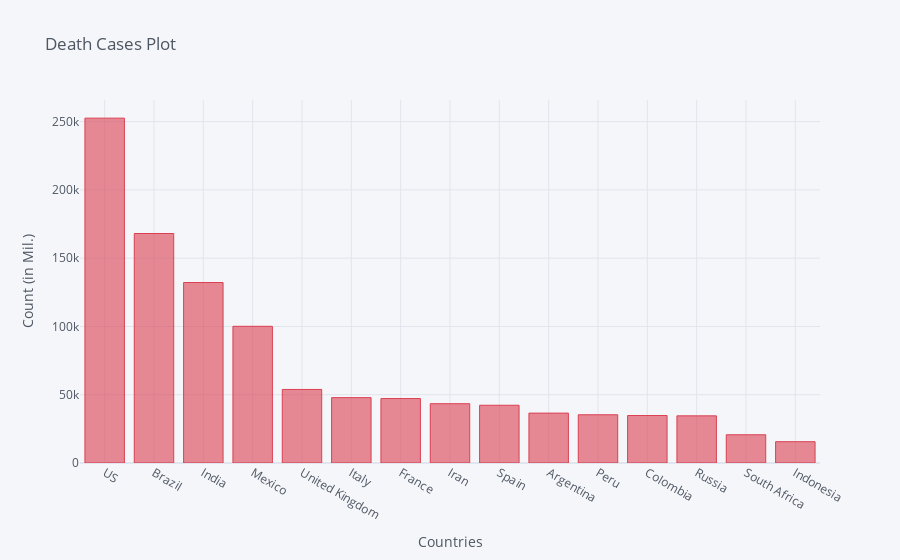

This figure's notebook cell:
### Code cell
death_df2_plot.iplot(kind='bar', x='Country/Region', y='11/19/20',color='red',
                    title='Death Cases Plot',xTitle='Countries',yTitle='Count (in Mil.)')

### Figure 1 — Plotly figure (JSON) as saved in the notebook; plotly's stock layout.template omitted (floating-point values rounded to 4 significant figures)
{"data": [{"marker": {"color": "rgba(219, 64, 82, 0.6)", "line": {"color": "rgba(219, 64, 82, 1.0)", "width": 1}}, "name": "11/19/20", "orientation": "v", "text": "", "type": "bar", "x": ["US", "Brazil", "India", "Mexico", "United Kingdom", "Italy", "France", "Iran", "Spain", "Argentina", "Peru", "Colombia", "Russia", "South Africa", "Indonesia"], "y": [252535, 168061, 132162, 100104, 53870, 47870, 47201, 43417, 42291, 36532, 35317, 34761, 34525, 20671, 15600]}], "layout": {"legend": {"bgcolor": "#F5F6F9", "font": {"color": "#4D5663"}}, "paper_bgcolor": "#F5F6F9", "plot_bgcolor": "#F5F6F9", "title": {"font": {"color": "#4D5663"}, "text": "Death Cases Plot"}, "xaxis": {"gridcolor": "#E1E5ED", "showgrid": true, "tickfont": {"color": "#4D5663"}, "title": {"font": {"color": "#4D5663"}, "text": "Countries"}, "zerolinecolor": "#E1E5ED"}, "yaxis": {"gridcolor": "#E1E5ED", "showgrid": true, "tickfont": {"color": "#4D5663"}, "title": {"font": {"color": "#4D5663"}, "text": "Count (in Mil.)"}, "zerolinecolor": "#E1E5ED"}}}
